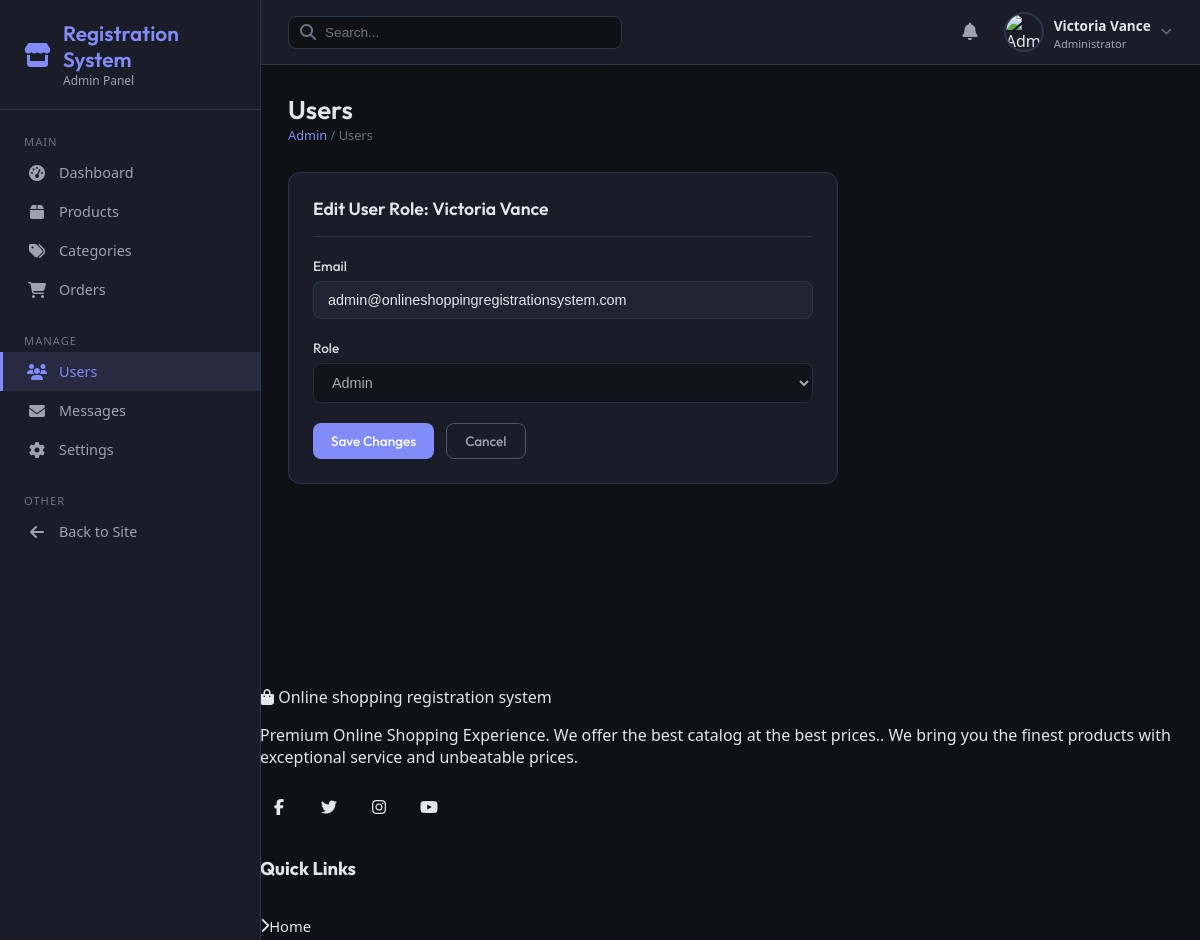
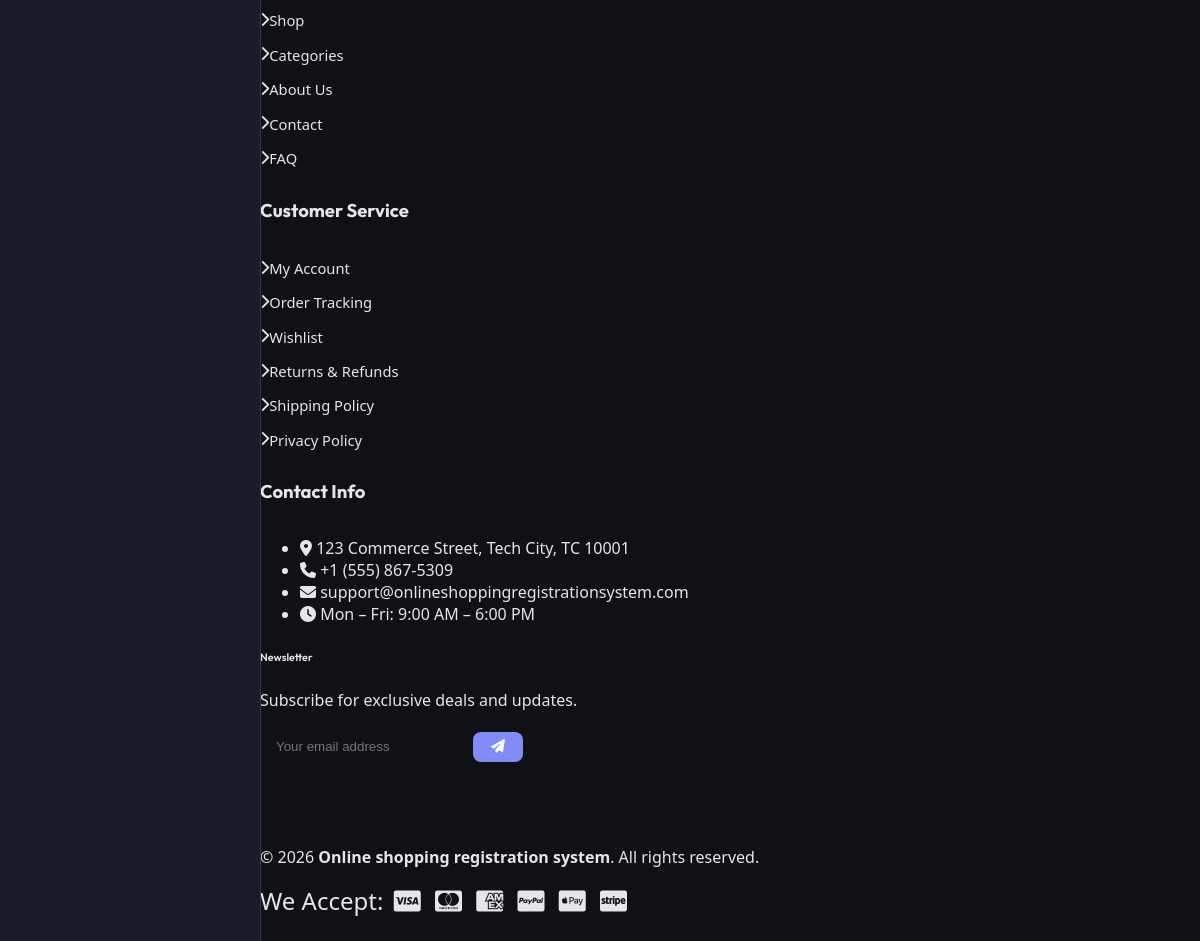
Screenshot of /admin/users.php?action=edit&id=1 (signed in) with the database file from the repository (2 pictures, top to bottom).
### tables this page shows
CREATE TABLE IF NOT EXISTS `users` (
  `id` INT AUTO_INCREMENT PRIMARY KEY,
  `username` VARCHAR(50) UNIQUE NOT NULL,
  `email` VARCHAR(100) UNIQUE NOT NULL,
  `password` VARCHAR(255) NOT NULL,
  `full_name` VARCHAR(100) NULL,
  `avatar` VARCHAR(255) DEFAULT 'default.png',
  `role` ENUM('user', 'admin') DEFAULT 'user',
  `status` ENUM('active', 'inactive') DEFAULT 'active',
  `created_at` TIMESTAMP DEFAULT CURRENT_TIMESTAMP
);

CREATE TABLE IF NOT EXISTS `settings` (
  `id` INT AUTO_INCREMENT PRIMARY KEY,
  `setting_key` VARCHAR(50) UNIQUE NOT NULL,
  `setting_value` TEXT NULL
);

### includes/functions.php (called while the page is built, shortened)
<?php
function get_setting($conn, $key) {
    $stmt = mysqli_prepare($conn, "SELECT setting_value FROM settings WHERE setting_key = ?");
    mysqli_stmt_bind_param($stmt, "s", $key);
    mysqli_stmt_execute($stmt);
    $result = mysqli_stmt_get_result($stmt);
    $row = mysqli_fetch_assoc($result);
    return $row ? $row['setting_value'] : null;
}

### admin/users.php (the view, shortened to what this page needs)
<?php
require_once __DIR__ . '/admin_header.php';
$action = $_GET['action'] ?? 'list';
$user_id = isset($_GET['id']) ? (int)$_GET['id'] : 0;
$is_protected_admin = ($user_id === 1);
?>
<div class="page-header">
    <div>
        <h1>Users</h1>
        <div class="breadcrumb">
            <a href="index.php">Admin</a> / Users
        </div>
    </div>
</div>
<?php if ($action === 'edit' && $user_id > 0): ?>
    <?php
    try {
        $stmt = $pdo->prepare("SELECT * FROM users WHERE id = ?");
        $stmt->execute([$user_id]);
        $edit_user = $stmt->fetch(PDO::FETCH_ASSOC);
    } catch (PDOException $e) {
        $edit_user = null;
    }
    if (!$edit_user):
    ?>
        <div class="flash-message error">User not found.</div>
    <?php else: ?>
        <div class="admin-card" style="max-width: 500px;">
            <div class="card-header">
                <h3>Edit User Role: <?php echo htmlspecialchars($edit_user['full_name']); ?></h3>
            </div>
            <form method="POST" action="?action=edit&id=<?php echo $edit_user['id']; ?>" class="admin-form">
                <div class="form-group mb-3">
                    <label>Email</label>
                    <input type="email" value="<?php echo htmlspecialchars($edit_user['email']); ?>" disabled class="form-control" style="background: rgba(45,55,72,0.3);">
                </div>
                <div class="form-group mb-4">
                    <label>Role</label>
                    <select name="role" class="form-control" <?php echo $is_protected_admin ? 'disabled' : ''; ?>>
                        <option value="admin" <?php echo $edit_user['role'] === 'admin' ? 'selected' : ''; ?>>Admin</option>
                    </select>
                </div>
                <div class="form-actions" style="margin-top: 0;">
                    <button type="submit" class="btn btn-primary" <?php echo $is_protected_admin ? 'disabled' : ''; ?>>Save Changes</button>
                    <a href="users.php" class="btn" style="background: transparent; color: #9ca3af; border: 1px solid #4b5563;">Cancel</a>
                </div>
            </form>
        </div>
    <?php endif; ?>
<?php endif; ?>
<?php require_once __DIR__ . '/../includes/footer.php'; ?>

### includes/footer.php (shortened to what this page needs)
<?php
$footer_site_name   = get_setting($conn, 'site_name') ?? 'Online shopping registration system';
$footer_description = get_setting($conn, 'site_description') ?? 'Premium Online Shopping Experience';
$footer_email       = get_setting($conn, 'contact_email') ?? 'support@onlineshoppingregistrationsystem.com';
$footer_phone       = get_setting($conn, 'contact_phone') ?? '+1 (555) 123-4567';
?>
</main>
<footer class="site-footer">
    <div class="footer-main">
        <div class="container">
            <div class="row g-4">
                <div class="col-lg-3 col-md-6">
                    <div class="footer-widget">
                        <a href="index.php" class="footer-logo d-flex align-items-center mb-3">
                            <i class="fas fa-shopping-bag me-2"></i>
                            <span><?php echo htmlspecialchars($footer_site_name); ?></span>
                        </a>
                        <p class="footer-about-text">
                            <?php echo htmlspecialchars($footer_description); ?>.
                            We bring you the finest products with exceptional service and unbeatable prices.
                        </p>
                        <div class="footer-social">
                            <a href="#" class="social-link" aria-label="Facebook" title="Facebook">
                                <i class="fab fa-facebook-f"></i>
                            </a>
                            <a href="#" class="social-link" aria-label="Twitter" title="Twitter">
                                <i class="fab fa-twitter"></i>
                            </a>
                            <a href="#" class="social-link" aria-label="Instagram" title="Instagram">
                                <i class="fab fa-instagram"></i>
                            </a>
                            <a href="#" class="social-link" aria-label="YouTube" title="YouTube">
                                <i class="fab fa-youtube"></i>
                            </a>
                        </div>
                    </div>
                </div>
                <div class="col-lg-3 col-md-6">
                    <div class="footer-widget">
                        <h5 class="footer-widget-title">Quick Links</h5>
                        <ul class="footer-links">
                            <li><a href="index.php"><i class="fas fa-chevron-right me-2"></i>Home</a></li>
                            <li><a href="shop.php"><i class="fas fa-chevron-right me-2"></i>Shop</a></li>
                            <li><a href="categories.php"><i class="fas fa-chevron-right me-2"></i>Categories</a></li>
                            <li><a href="about.php"><i class="fas fa-chevron-right me-2"></i>About Us</a></li>
                            <li><a href="contact.php"><i class="fas fa-chevron-right me-2"></i>Contact</a></li>
                            <li><a href="faq.php"><i class="fas fa-chevron-right me-2"></i>FAQ</a></li>
                        </ul>
                    </div>
                </div>
                <div class="col-lg-3 col-md-6">
                    <div class="footer-widget">
                        <h5 class="footer-widget-title">Customer Service</h5>
                        <ul class="footer-links">
                            <li><a href="profile.php"><i class="fas fa-chevron-right me-2"></i>My Account</a></li>
                            <li><a href="orders.php"><i class="fas fa-chevron-right me-2"></i>Order Tracking</a></li>
                            <li><a href="wishlist.php"><i class="fas fa-chevron-right me-2"></i>Wishlist</a></li>
                            <li><a href="returns.php"><i class="fas fa-chevron-right me-2"></i>Returns & Refunds</a></li>
                            <li><a href="shipping.php"><i class="fas fa-chevron-right me-2"></i>Shipping Policy</a></li>
                            <li><a href="privacy.php"><i class="fas fa-chevron-right me-2"></i>Privacy Policy</a></li>
                        </ul>
                    </div>
                </div>
                <div class="col-lg-3 col-md-6">
                    <div class="footer-widget">
                        <h5 class="footer-widget-title">Contact Info</h5>
                        <ul class="footer-contact-info">
                            <li>
                                <i class="fas fa-map-marker-alt"></i>
                                <span>123 Commerce Street, Tech City, TC 10001</span>
                            </li>
                            <li>
                                <i class="fas fa-phone"></i>
                                <span><?php echo htmlspecialchars($footer_phone); ?></span>
                            </li>
                            <li>
                                <i class="fas fa-envelope"></i>
                                <span><?php echo htmlspecialchars($footer_email); ?></span>
                            </li>
                            <li>
                                <i class="fas fa-clock"></i>
                                <span>Mon – Fri: 9:00 AM – 6:00 PM</span>
                            </li>
                        </ul>
                        <div class="footer-newsletter mt-4">
                            <h6 class="mb-2">Newsletter</h6>
                            <p class="small text-muted mb-2">Subscribe for exclusive deals and updates.</p>
                            <form class="newsletter-form" id="newsletterForm" action="newsletter_subscribe.php" method="POST">
                                <div class="input-group">
                                    <input type="email" class="form-control" name="email"
                                           placeholder="Your email address" required
                                           aria-label="Email for newsletter">
                                    <button class="btn btn-primary" type="submit" aria-label="Subscribe">
                                        <i class="fas fa-paper-plane"></i>
                                    </button>
                                </div>
                            </form>
                        </div>
                    </div>
                </div>
            </div>
        </div>
    </div>
    <div class="footer-bottom">
        <div class="container">
            <div class="row align-items-center">
                <div class="col-md-6 text-center text-md-start mb-2 mb-md-0">
                    <p class="mb-0">
                        &copy; <?php echo date('Y'); ?> <strong><?php echo htmlspecialchars($footer_site_name); ?></strong>.
                        All rights reserved.
                    </p>
                </div>
                <div class="col-md-6 text-center text-md-end">
                    <div class="payment-methods">
                        <span class="payment-label me-2">We Accept:</span>
                        <i class="fab fa-cc-visa" title="Visa"></i>
                        <i class="fab fa-cc-mastercard" title="Mastercard"></i>
                        <i class="fab fa-cc-amex" title="American Express"></i>
                        <i class="fab fa-cc-paypal" title="PayPal"></i>
                        <i class="fab fa-cc-apple-pay" title="Apple Pay"></i>
                        <i class="fab fa-cc-stripe" title="Stripe"></i>
                    </div>
                </div>
            </div>
        </div>
    </div>
</footer>
</body>
</html>

### css/style.css (style rules this page uses)
:root { --font-heading: 'Outfit', sans-serif; --font-body: 'Inter', sans-serif; --transition-fast: all 0.2s cubic-bezier(0.4, 0, 0.2, 1); --transition-normal: all 0.35s cubic-bezier(0.4, 0, 0.2, 1); --transition-slow: all 0.5s cubic-bezier(0.4, 0, 0.2, 1); }
body { background-color: var(--bg-primary); color: var(--text-primary); font-family: var(--font-body); transition: background-color 0.3s ease, color 0.3s ease; overflow-x: hidden; position: relative; }
h1, h2, h3, h4, h5, h6 { font-family: var(--font-heading); font-weight: 600; color: var(--text-primary); }
a { color: var(--color-primary); text-decoration: none; transition: var(--transition-fast); }
.btn { font-family: var(--font-heading); font-weight: 600; border-radius: 12px; padding: 10px 24px; transition: var(--transition-normal); }
.btn-primary { background: linear-gradient(135deg, var(--color-primary) 0%, var(--color-secondary) 100%); border: none; box-shadow: 0 4px 15px rgba(var(--color-primary-rgb), 0.3); color: white; }
.site-footer { background: var(--bg-secondary); border-top: 1px solid var(--border-color); margin-top: 80px; transition: var(--transition-normal); }
.footer-main { padding: 70px 0 40px; }
.footer-widget-title { font-family: var(--font-heading); font-weight: 700; font-size: 1.15rem; margin-bottom: 24px; position: relative; padding-bottom: 10px; }
.footer-widget-title::after { content: ''; position: absolute; bottom: 0; left: 0; width: 40px; height: 3px; background: var(--color-primary); border-radius: 2px; }
.footer-links { list-style: none; padding: 0; margin: 0; }
.footer-links li { margin-bottom: 12px; }
.footer-links a { color: var(--text-secondary); display: inline-flex; align-items: center; font-size: 0.92rem; }
.footer-social { display: flex; gap: 12px; margin-top: 20px; }
.social-link { width: 38px; height: 38px; border-radius: 50%; background: var(--bg-tertiary); color: var(--text-secondary); display: flex; align-items: center; justify-content: center; transition: var(--transition-fast); }
.footer-bottom { border-top: 1px solid var(--border-color); padding: 24px 0; background: var(--bg-tertiary); }
.payment-methods { font-size: 1.5rem; color: var(--text-secondary); }
.payment-methods i { margin: 0 4px; transition: var(--transition-fast); }

### css/dashboard.css (style rules this page uses)
.form-group { margin-bottom: 20px; position: relative; }
.form-group label { font-family: var(--font-heading); font-weight: 600; font-size: 0.88rem; margin-bottom: 8px; display: block; }
.form-control, .form-select { background-color: var(--bg-primary); border: 1px solid var(--border-color); color: var(--text-primary); border-radius: 12px; padding: 12px 16px; transition: var(--transition-normal); }

### admin/admin_header.php (style rules this page uses)
.admin-body { margin: 0; padding: 0; font-family: 'Segoe UI', Tahoma, Geneva, Verdana, sans-serif; background: #0f1117; color: #e4e6eb; }
.page-header { display: flex; align-items: center; justify-content: space-between; margin-bottom: 28px; flex-wrap: wrap; gap: 12px; }
.page-header h1 { font-size: 1.6rem; margin: 0; color: #e4e6eb; }
.page-header .breadcrumb { font-size: 0.8rem; color: #6b7280; }
.page-header .breadcrumb a { color: #818cf8; text-decoration: none; }
.admin-card { background: #1a1d27; border: 1px solid #2d3748; border-radius: 12px; padding: 24px; margin-bottom: 24px; }
.admin-card .card-header { display: flex; align-items: center; justify-content: space-between; margin-bottom: 20px; padding-bottom: 16px; border-bottom: 1px solid #2d3748; }
.admin-card .card-header h3 { margin: 0; font-size: 1.1rem; color: #e4e6eb; }
.btn { display: inline-flex; align-items: center; gap: 8px; padding: 8px 18px; border-radius: 8px; border: none; cursor: pointer; font-size: 0.85rem; font-weight: 500; text-decoration: none; transition: all 0.2s; }
.btn-primary { background: #818cf8; color: #fff; }
.admin-form { max-width: 700px; }
.form-group { margin-bottom: 20px; }
.form-group label { display: block; margin-bottom: 6px; font-size: 0.85rem; color: #d1d5db; font-weight: 500; }
.form-group input, .form-group select, .form-group textarea { width: 100%; padding: 10px 14px; background: #0f1117; border: 1px solid #2d3748; border-radius: 8px; color: #e4e6eb; font-size: 0.9rem; transition: border-color 0.2s; box-sizing: border-box; }
.form-actions { display: flex; gap: 12px; margin-top: 28px; }

### rows the page displays
users: full_name "Victoria Vance", email "admin@onlineshoppingregistrationsystem.com", role "Admin"
settings: setting_value "Online shopping registration system"
settings: setting_value "Premium Online Shopping Experience. We offer the best catalog at the best prices."
settings: setting_value "+1 (555) 867-5309"
settings: setting_value "support@onlineshoppingregistrationsystem.com"

### other values shown
$admin_name "Victoria Vance"
